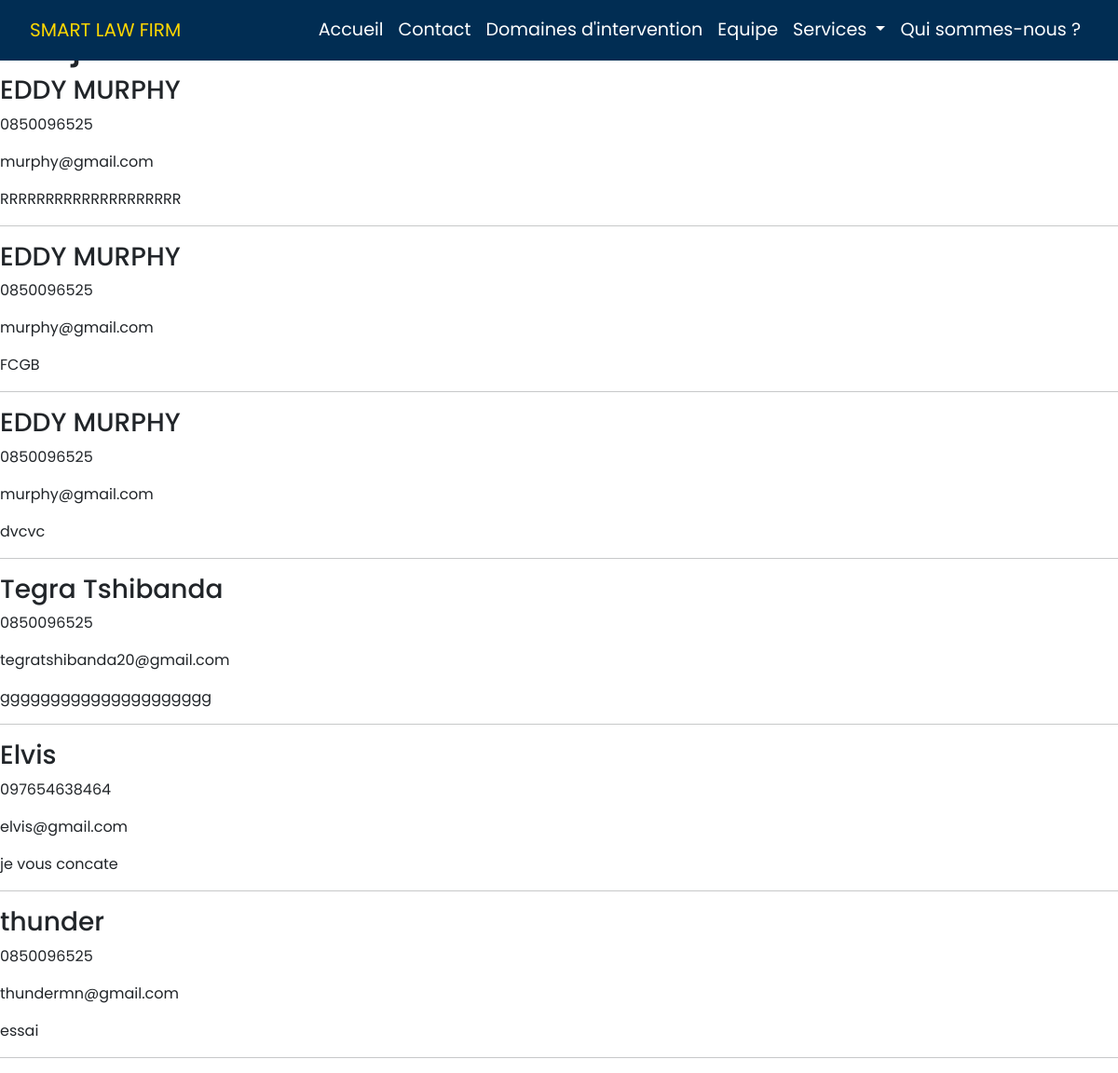
/law-contact-management/, run on the app's committed database.
### Law/models.py (models this page shows, shortened)
class Contact(models.Model):
    full_name = models.CharField(max_length=100)
    email = models.EmailField()
    phone = models.CharField(
        max_length=15,
        blank=True,
        null=True,
        validators=[RegexValidator(regex=r'^\d{8,15}$', message="Le numéro doit contenir uniquement des chiffres (8-15 caractères).")]
    )
    profession = models.CharField(max_length=15, blank=True, null=True)
    description = models.TextField(blank=True, null=True, default="")
    created = models.DateTimeField(auto_now_add=True)

### Law/views.py (the view)
# urls.py: path('law-contact-management/', views.law_contact_management_view, name='law-contact-management'),
def law_contact_management_view(request):
    contacts = Contact.objects.all()
    return render(request, 'Law/law_contact_management.html', {'contacts':contacts})

### Law/templates/Law/law_contact_management.html (shortened to what this page needs)
{% extends "templates_bases.html" %}
{% block content %}
{% include "Law/law_navbar.html" %}
    <li><a href="{% url 'law-meeting' %}">Rendez-vous</a></li>
    <h1>Bonjour</h1>
 {% for contact in contacts %}
    <h3>{{ contact.full_name }}</h3>
    <p>{{ contact.phone }}</p>
    <p>{{ contact.email }}</p>
    <p>{{ contact.description }}</p>
    <hr>
 {% endfor %}
{% endblock content %}

### templates/templates_bases.html (style rules this page uses)
* { font-family: 'Trebuchet MS', 'Lucida Sans Unicode', 'Lucida Grande', 'Lucida Sans', Arial, sans-serif; margin: 0; padding: 0; font-family: "Poppins", sans-serif; box-sizing: border-box; }
body { padding-top: 50px; margin: 0; padding: 0; }

### data on the page
Contact: full_name "EDDY MURPHY", phone "0850096525", email "murphy@gmail.com", description "RRRRRRRRRRRRRRRRRRRR"
Contact: full_name "EDDY MURPHY", phone "0850096525", email "murphy@gmail.com", description "FCGB"
Contact: full_name "EDDY MURPHY", phone "0850096525", email "murphy@gmail.com", description "dvcvc"
Contact: full_name "Tegra Tshibanda", phone "0850096525", email "tegratshibanda20@gmail.com", description "ggggggggggggggggggggg"
Contact: full_name "Elvis", phone "097654638464", email "elvis@gmail.com", description "je vous concate"
Contact: full_name "thunder", phone "0850096525", email "thundermn@gmail.com", description "essai"
